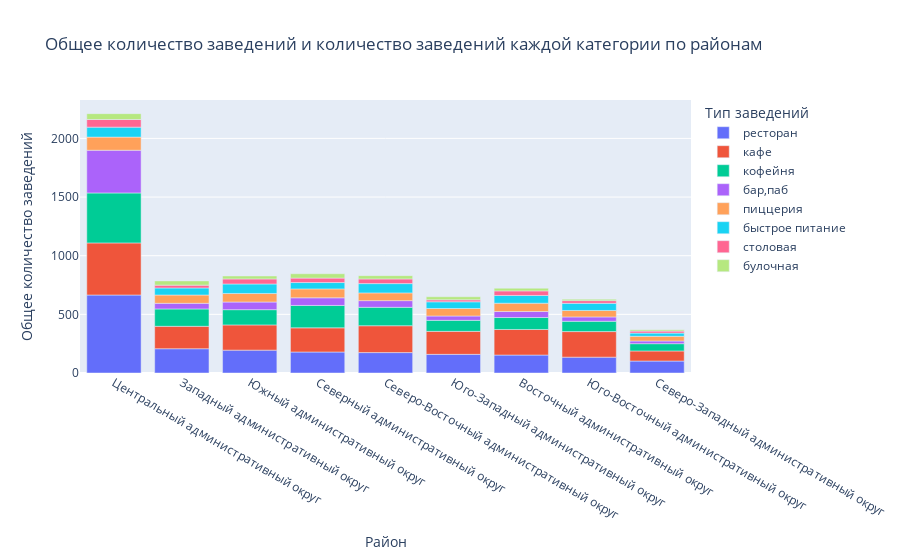

The cell this chart's notebook holds for it:
### Code cell
fig = px.bar(district, x='district', y='quantity', color='category',
             title='Общее количество заведений и количество заведений каждой категории по районам', 
             labels={'category':'Тип заведений', 'quantity':'Общее количество заведений', 'district':'Район'})
fig.show()

### Figure 1 — Plotly figure (JSON) as saved in the notebook; plotly's stock layout.template omitted (floating-point values rounded to 4 significant figures)
{"data": [{"alignmentgroup": "True", "hovertemplate": "Тип заведений=ресторан<br>Район=%{x}<br>Общее количество заведений=%{y}<extra></extra>", "legendgroup": "ресторан", "marker": {"color": "#636efa", "pattern": {"shape": ""}}, "name": "ресторан", "offsetgroup": "ресторан", "orientation": "v", "showlegend": true, "textposition": "auto", "type": "bar", "x": ["Центральный административный округ", "Западный административный округ", "Южный административный округ", "Северный административный округ", "Северо-Восточный административный округ", "Юго-Западный административный округ", "Восточный административный округ", "Юго-Восточный административный округ", "Северо-Западный административный округ"], "xaxis": "x", "y": [665, 207, 195, 179, 174, 159, 153, 135, 102], "yaxis": "y"}, {"alignmentgroup": "True", "hovertemplate": "Тип заведений=кафе<br>Район=%{x}<br>Общее количество заведений=%{y}<extra></extra>", "legendgroup": "кафе", "marker": {"color": "#EF553B", "pattern": {"shape": ""}}, "name": "кафе", "offsetgroup": "кафе", "orientation": "v", "showlegend": true, "textposition": "auto", "type": "bar", "x": ["Центральный административный округ", "Северо-Восточный административный округ", "Восточный административный округ", "Юго-Восточный административный округ", "Южный административный округ", "Северный административный округ", "Юго-Западный административный округ", "Западный административный округ", "Северо-Западный административный округ"], "xaxis": "x", "y": [444, 229, 218, 218, 215, 206, 196, 191, 86], "yaxis": "y"}, {"alignmentgroup": "True", "hovertemplate": "Тип заведений=кофейня<br>Район=%{x}<br>Общее количество заведений=%{y}<extra></extra>", "legendgroup": "кофейня", "marker": {"color": "#00cc96", "pattern": {"shape": ""}}, "name": "кофейня", "offsetgroup": "кофейня", "orientation": "v", "showlegend": true, "textposition": "auto", "type": "bar", "x": ["Центральный административный округ", "Северный административный округ", "Северо-Восточный административный округ", "Западный административный округ", "Южный административный округ", "Восточный административный округ", "Юго-Западный административный округ", "Юго-Восточный административный округ", "Северо-Западный административный округ"], "xaxis": "x", "y": [426, 191, 157, 148, 130, 102, 94, 88, 62], "yaxis": "y"}, {"alignmentgroup": "True", "hovertemplate": "Тип заведений=бар,паб<br>Район=%{x}<br>Общее количество заведений=%{y}<extra></extra>", "legendgroup": "бар,паб", "marker": {"color": "#ab63fa", "pattern": {"shape": ""}}, "name": "бар,паб", "offsetgroup": "бар,паб", "orientation": "v", "showlegend": true, "textposition": "auto", "type": "bar", "x": ["Центральный административный округ", "Южный административный округ", "Северный административный округ", "Северо-Восточный административный округ", "Восточный административный округ", "Западный административный округ", "Юго-Западный административный округ", "Юго-Восточный административный округ", "Северо-Западный административный округ"], "xaxis": "x", "y": [364, 65, 65, 57, 51, 48, 37, 37, 23], "yaxis": "y"}, {"alignmentgroup": "True", "hovertemplate": "Тип заведений=пиццерия<br>Район=%{x}<br>Общее количество заведений=%{y}<extra></extra>", "legendgroup": "пиццерия", "marker": {"color": "#FFA15A", "pattern": {"shape": ""}}, "name": "пиццерия", "offsetgroup": "пиццерия", "orientation": "v", "showlegend": true, "textposition": "auto", "type": "bar", "x": ["Центральный административный округ", "Северный административный округ", "Южный административный округ", "Западный административный округ", "Восточный административный округ", "Северо-Восточный административный округ", "Юго-Западный административный округ", "Юго-Восточный административный округ", "Северо-Западный административный округ"], "xaxis": "x", "y": [112, 76, 73, 71, 71, 66, 64, 55, 40], "yaxis": "y"}, {"alignmentgroup": "True", "hovertemplate": "Тип заведений=быстрое питание<br>Район=%{x}<br>Общее количество заведений=%{y}<extra></extra>", "legendgroup": "быстрое питание", "marker": {"color": "#19d3f3", "pattern": {"shape": ""}}, "name": "быстрое питание", "offsetgroup": "быстрое питание", "orientation": "v", "showlegend": true, "textposition": "auto", "type": "bar", "x": ["Центральный административный округ", "Южный административный округ", "Северо-Восточный административный округ", "Восточный административный округ", "Юго-Восточный административный округ", "Западный административный округ", "Юго-Западный административный округ", "Северный административный округ", "Северо-Западный административный округ"], "xaxis": "x", "y": [85, 81, 79, 66, 61, 60, 57, 54, 27], "yaxis": "y"}, {"alignmentgroup": "True", "hovertemplate": "Тип заведений=столовая<br>Район=%{x}<br>Общее количество заведений=%{y}<extra></extra>", "legendgroup": "столовая", "marker": {"color": "#FF6692", "pattern": {"shape": ""}}, "name": "столовая", "offsetgroup": "столовая", "orientation": "v", "showlegend": true, "textposition": "auto", "type": "bar", "x": ["Центральный административный округ", "Южный административный округ", "Северо-Восточный административный округ", "Восточный административный округ", "Северный административный округ", "Западный административный округ", "Юго-Восточный административный округ", "Юго-Западный административный округ", "Северо-Западный административный округ"], "xaxis": "x", "y": [65, 43, 40, 39, 38, 24, 23, 17, 17], "yaxis": "y"}, {"alignmentgroup": "True", "hovertemplate": "Тип заведений=булочная<br>Район=%{x}<br>Общее количество заведений=%{y}<extra></extra>", "legendgroup": "булочная", "marker": {"color": "#B6E880", "pattern": {"shape": ""}}, "name": "булочная", "offsetgroup": "булочная", "orientation": "v", "showlegend": true, "textposition": "auto", "type": "bar", "x": ["Центральный административный округ", "Северный административный округ", "Западный административный округ", "Северо-Восточный административный округ", "Юго-Западный административный округ", "Южный административный округ", "Восточный административный округ", "Северо-Западный административный округ", "Юго-Восточный административный округ"], "xaxis": "x", "y": [50, 37, 36, 28, 26, 25, 23, 12, 12], "yaxis": "y"}], "layout": {"barmode": "relative", "legend": {"title": {"text": "Тип заведений"}, "tracegroupgap": 0}, "title": {"text": "Общее количество заведений и количество заведений каждой категории по районам"}, "xaxis": {"anchor": "y", "domain": [0, 1], "title": {"text": "Район"}}, "yaxis": {"anchor": "x", "domain": [0, 1], "title": {"text": "Общее количество заведений"}}}}
